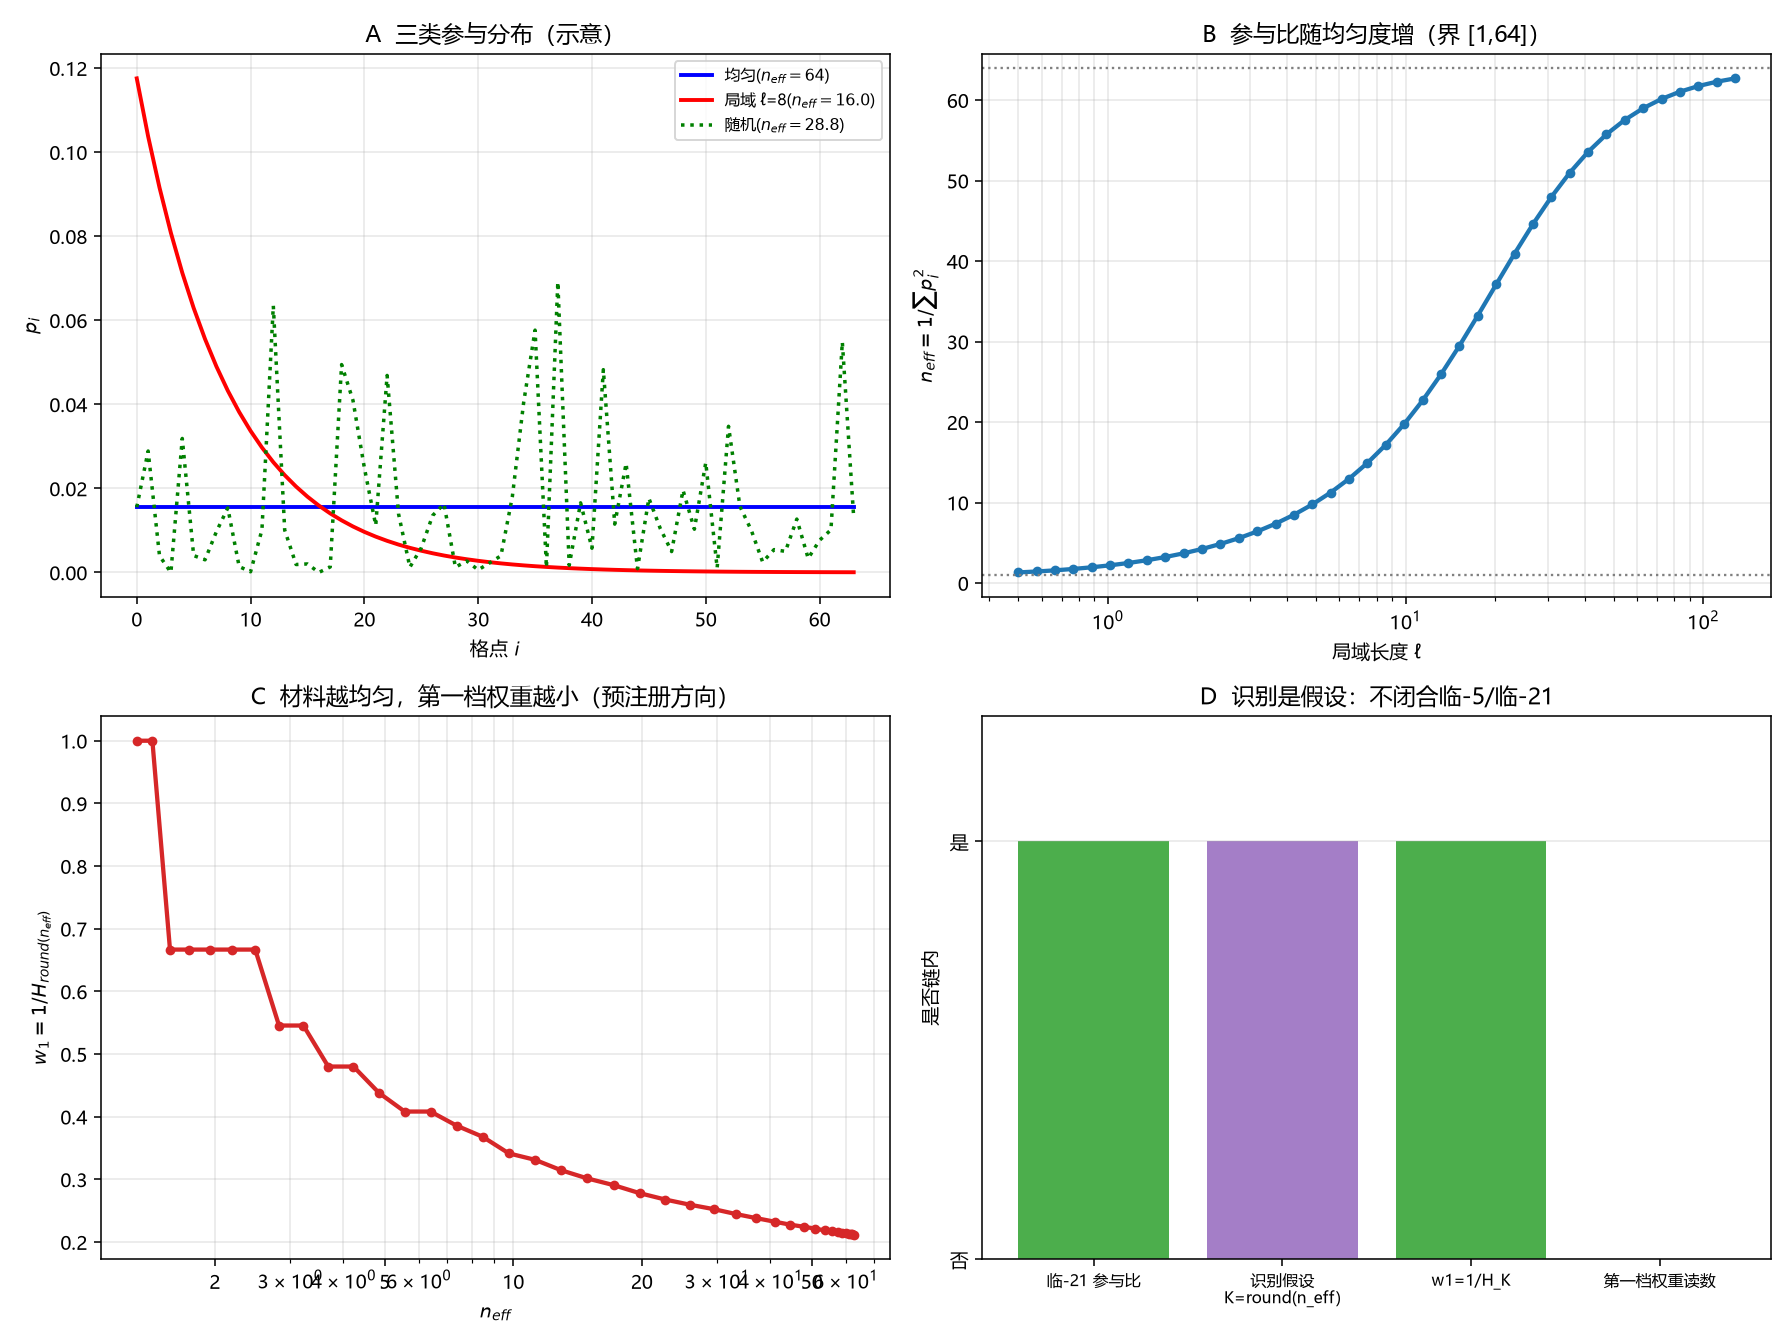

The Python source for this figure:
# -*- coding: utf-8 -*-
"""
R36：用链内参与比 n_eff 给 1/k 权重截断——候选评估
=====================================================================
预注册 R36 的 P1–P5（跑数前写死）：
  P1 原文审计 临-21/12.A2/12.A3/R33
  P2 IPR 标准 n_eff in [1,N]
  P3 三类 p 分布给 n_eff；K=round(n_eff)；w1=1/H_K 随 n_eff 减
  P4 候选不闭合缺口
  P5 Lean

复跑：python "10 探索/超导第一性研究/04_计算验证/R36_参与比作截断.py"
"""
import csv
import math
import os
import sys

try:
    sys.stdout.reconfigure(encoding="utf-8")
except Exception:
    pass

import numpy as np
import matplotlib
matplotlib.use("Agg")
import matplotlib.pyplot as plt

plt.rcParams["font.sans-serif"] = ["Microsoft YaHei", "SimHei", "DejaVu Sans"]
plt.rcParams["axes.unicode_minus"] = False

OUT = os.path.dirname(os.path.abspath(__file__))
ROOT = os.path.abspath(os.path.join(OUT, "..", "..", ".."))


def n_eff(p):
    return 1.0 / np.sum(p ** 2)


def H(K):
    return sum(1.0 / k for k in range(1, max(1, int(round(K))) + 1))


def main():
    # ---------- P1 ----------
    chain = open(os.path.join(ROOT, "10 探索", "CQM_探索_推导链.md"), encoding="utf-8").read()
    r33 = open(os.path.join(ROOT, "10 探索", "超导第一性研究", "06_决策记录",
                            "2026-11-24_第123轮_临5权重归一性.md"), encoding="utf-8").read()
    checks = {
        "临21参与比": "1/\\sum_i p_i^2" in chain,
        "12A2": "J_{ij}\\ge J_{\\rm cr}" in chain,
        "12A3": "\\frac{2}{n}=\\frac1k" in chain,
        "R33截断": "截断外生" in r33,
    }
    assert all(checks.values()), "P1: 原文审计失败 %s" % checks

    # ---------- P2/P3：三类分布 ----------
    N = 64
    p_uniform = np.ones(N) / N
    ell = 8.0
    p_loc = np.exp(-np.arange(N) / ell)
    p_loc /= p_loc.sum()
    rng = np.random.default_rng(7)
    p_rand = rng.dirichlet(np.ones(N) * 0.6)

    cases = {"均匀": p_uniform, "局域 ℓ=8": p_loc, "随机 Dirichlet": p_rand}
    results = {}
    for name, p in cases.items():
        ne = n_eff(p)
        assert 1.0 - 1e-12 <= ne <= N + 1e-12, "P2: n_eff 越界"
        K = max(1, int(round(ne)))
        results[name] = (ne, K, 1.0 / H(K))
    assert abs(results["均匀"][0] - N) < 1e-12, "P2: 等权应给 N"
    assert results["局域 ℓ=8"][0] < results["随机 Dirichlet"][0] < results["均匀"][0], "P3: n_eff 排序错"

    # n_eff 随局域长度 ℓ 增；w1 随 n_eff 减
    ells = np.geomspace(0.5, 128, 40)
    ne_list = []
    for e in ells:
        pe = np.exp(-np.arange(N) / e)
        pe /= pe.sum()
        ne_list.append(n_eff(pe))
    ne_list = np.array(ne_list)
    assert np.all(np.diff(ne_list) > 0), "P3: n_eff 应随 ℓ 增"
    w1_list = np.array([1.0 / H(ne) for ne in ne_list])
    assert np.all(np.diff(w1_list) <= 0), "P3: w1 应随 n_eff 减"

    print("R36 参与比作截断（候选评估，无拟合）：")
    print("  P1 原文：%s" % checks)
    print("  P2 IPR 标准：1<=n_eff<=N；均匀 %d、局域 %.2f、随机 %.2f"
          % (N, results["局域 ℓ=8"][0], results["随机 Dirichlet"][0]))
    print("  P3 K=round(n_eff)：%s" % {k: (round(v[0], 2), v[1], round(v[2], 4)) for k, v in results.items()})
    print("     方向：ℓ 增 → n_eff 增 → w1=1/H_K 减（与 L483 相容）")
    print("  P4 候选不闭合临-5/临-21；P5 Lean")

    # ---------- 四面板 ----------
    fig, axes = plt.subplots(2, 2, figsize=(12.8, 9.6))

    ax = axes[0, 0]
    x = np.arange(N)
    ax.plot(x, p_uniform, "b-", lw=2.0, label="均匀($n_{eff}=64$)")
    ax.plot(x, p_loc, "r-", lw=2.0, label="局域 ℓ=8($n_{eff}=%.1f$)" % results["局域 ℓ=8"][0])
    ax.plot(x, p_rand, "g:", lw=1.8, label="随机($n_{eff}=%.1f$)" % results["随机 Dirichlet"][0])
    ax.set_xlabel("格点 $i$")
    ax.set_ylabel("$p_i$")
    ax.set_title("A  三类参与分布（示意）")
    ax.legend(fontsize=8)
    ax.grid(alpha=0.3)

    ax = axes[0, 1]
    ax.semilogx(ells, ne_list, "o-", lw=2.2, ms=4, color="#1f77b4")
    ax.axhline(1, color="gray", ls=":", lw=1.2)
    ax.axhline(N, color="gray", ls=":", lw=1.2)
    ax.set_xlabel("局域长度 ℓ")
    ax.set_ylabel("$n_{eff}=1/\\sum p_i^2$")
    ax.set_title("B  参与比随均匀度增（界 [1,64]）")
    ax.grid(alpha=0.3, which="both")

    ax = axes[1, 0]
    ax.semilogx(ne_list, w1_list, "o-", lw=2.2, ms=4, color="#d62728")
    ax.set_xlabel("$n_{eff}$")
    ax.set_ylabel("$w_1=1/H_{round(n_{eff})}$")
    ax.set_xticks([2, 5, 10, 20, 50])
    ax.set_xticklabels(["2", "5", "10", "20", "50"])
    ax.set_title("C  材料越均匀，第一档权重越小（预注册方向）")
    ax.grid(alpha=0.3, which="both")

    ax = axes[1, 1]
    labels = ["临-21 参与比", "识别假设\nK=round(n_eff)", "w1=1/H_K", "第一档权重读数"]
    vals = [1, 1, 1, 0]
    colors = ["#2ca02c", "#9467bd", "#2ca02c", "#d62728"]
    ax.bar(range(4), vals, color=colors, alpha=0.85)
    ax.set_xticks(range(4))
    ax.set_xticklabels(labels, fontsize=8)
    ax.set_ylabel("是否链内")
    ax.set_ylim(0, 1.3)
    ax.set_yticks([0, 1])
    ax.set_yticklabels(["否", "是"])
    ax.set_title("D  识别是假设：不闭合临-5/临-21")
    ax.grid(alpha=0.3, axis="y")

    fig.tight_layout()
    png = os.path.join(OUT, "R36_参与比作截断.png")
    fig.savefig(png, dpi=140)
    plt.close(fig)

    rows = [
        ["P1", "原文四处 %s" % checks, "通过"],
        ["P2", "n_eff in [1,N]；均匀给 64", "通过"],
        ["P3", "K=round(n_eff)；w1 随 n_eff 减", "通过"],
        ["P4", "识别为假设，不闭合缺口", "状态不动"],
        ["P5", "界与单调（Lean）", "由 Lean 承载"],
        ["结论", "候选一致但未闭合", "状态不动"],
    ]
    with open(os.path.join(OUT, "R36_参与比作截断_摘要.csv"), "w",
              newline="", encoding="utf-8-sig") as fo:
        wr = csv.writer(fo)
        wr.writerow(["判据", "数值", "判定"])
        wr.writerows(rows)

    print("图:", png)


if __name__ == "__main__":
    main()
